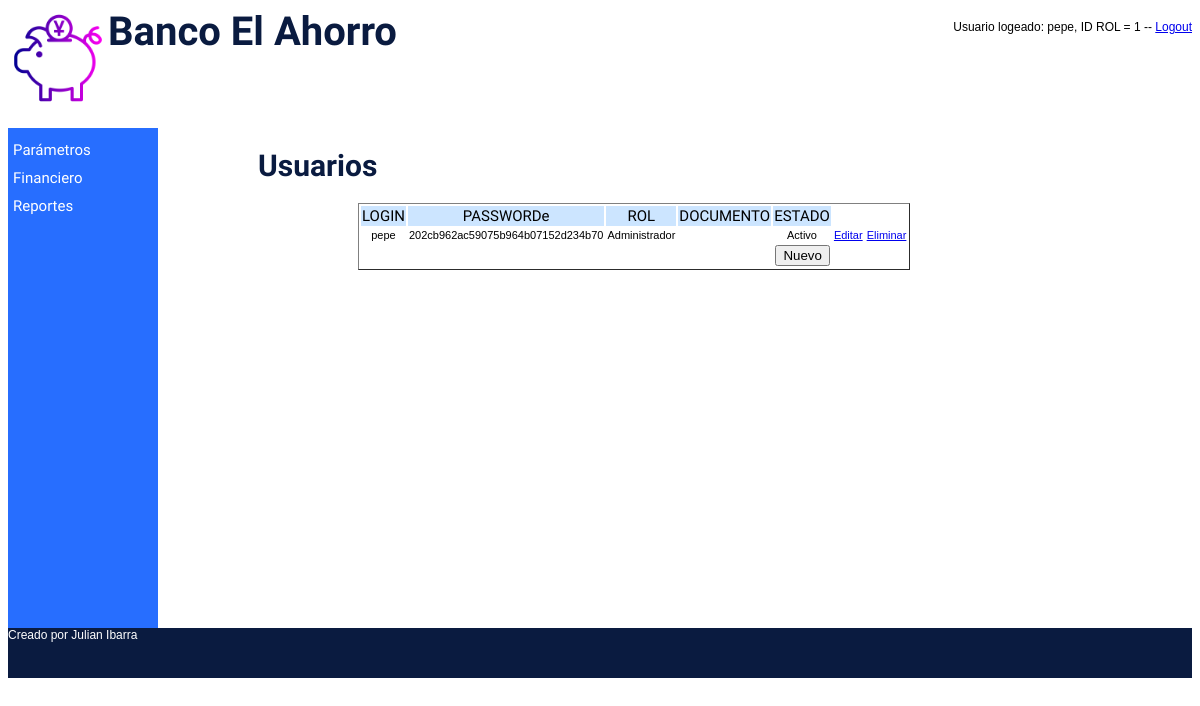
Page /index.php?sel=U1 (signed in) on the earlier database version.
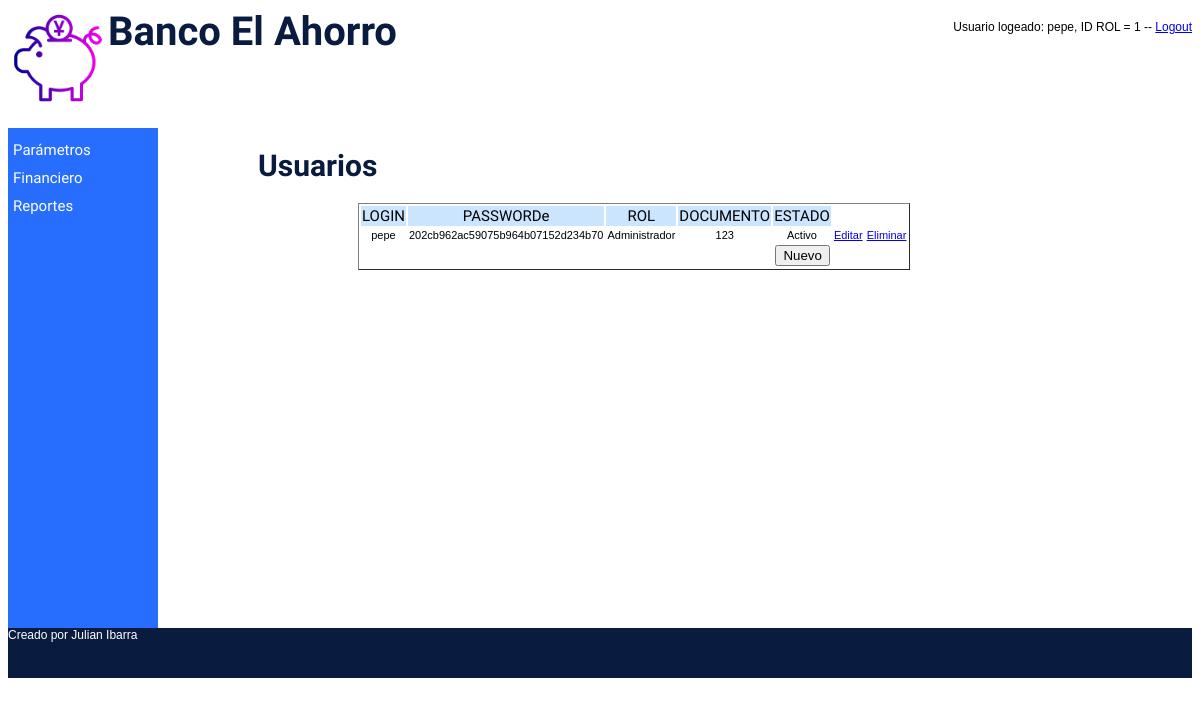
Same page on the later database version.
### tables this page shows
CREATE TABLE usuario (
login varchar(50) PRIMARY KEY NOT NULL,
pwd varchar(50) NOT NULL,
estado varchar(2) NOT NULL,
id_rol int(2) NOT NULL,
documento int(15)
);

CREATE TABLE rol(
id_rol int(2) PRIMARY KEY NOT NULL,
tipo varchar(2)
);

### lib/config.php (called while the page is built)
<?php
    $CFG_HOST = "localhost";
    $CFG_USER = "root";
    $CFG_DBPWD = "root";
    $CFG_DBASE = "banco";
?>

### lib/usuario.php (called while the page is built, shortened)
<?php
class Usuario {
    var $estado;
    var $con;
    function Usuario( ) {
        $this->estado="";
        $this->con = new MySql();
    }
    function getEstado( ) {
        return $this->estado;
    }
   function consultar($login) {
      $this->login = $login;
      $this->con->conectarse();
      $this->con->sql = "SELECT * FROM usuario WHERE login='".$this->login."'";
      $this->con->consultar();
      if ($this->con->numReg > 0) {
         $this->estado = mysql_result($this->con->rtaSql,0,"estado");
      }
      $this->con->desconectarse();
   }
  function listar( ) {
      $this->con->conectarse();
      $this->con->sql = "SELECT login, pwd, id_rol, estado, documento ".
                "FROM usuario";
      $this->con->consultar();
      $this->lista = $this->con->rtaSql;
      $this->con->desconectarse();
   }
}
?>

### lib/mysql_lib.php (called while the page is built, shortened)
<?php
class Mysql {
 var $sql;
 function Mysql () {
    $this->sql = "";
    }
 function consultar() {
    $this->rtaSql = mysql_query($this->sql);
    }
}
?>

### lib/rol.php (called while the page is built, shortened)
<?php
class Rol {
    var $tipo;
    var $con;
    function Rol( ) {
        $this->tipo="";
        $this->con = new MySql();
    }
    function getTipo( ) {
        return $this->tipo;
    }
   function consultarTipo($id_rol) {
      $this->id_rol = $id_rol;
      $this->con->conectarse();
      $this->con->sql = "SELECT * FROM rol WHERE id_rol=".$this->id_rol."";
      $this->con->consultar();
      if ($this->con->numReg > 0) {
        $this->tipo = mysql_result($this->con->rtaSql,0,"tipo");
      }
      $this->con->desconectarse();
   }
}
?>

### usuario/usuario_listar.php (the view, shortened to what this page needs)
<!DOCTYPE html>
<html lang="es">
<head>
	<link rel="stylesheet" type="text/css" href="estilos.css">
</head>
<body>
    <h1>Usuarios</h1>
	<form name="index" action="index.php?sel=U2">
        <table border="1" class="tabla">
            <tr class="titulo">
            <td>LOGIN</td><td>PASSWORDe</td><td>ROL</td><td>DOCUMENTO</td><td>ESTADO</td>
            </tr>
            <?php
                include("lib/config.php");
                include("lib/mysql_lib.php");
                include("lib/usuario.php");
                include("lib/rol.php");
                $u = new Usuario();
                $u->listar();
                $result = $u->lista;
                $r = new Rol();
                while ($row = mysql_fetch_array($result)) {
                    $r->consultarTipo($row['id_rol']);
                    $tipo = $r->getTipo();
                    $rol = "";
                    $u->consultar($row['login']);
                    $estado = $u->getEstado();
                    $esta ="";
                    switch ($tipo) {
                        case 'A':
                            $rol="Administrador";
                            break;
                    }
                    switch ($estado) {
                        case 'A':
                            $esta = "Activo";
                            break;
                    }
                    print "<tr>";
                    print "<td>".$row['login']."</td>";
                    print "<td>".$row['pwd']."</td>";
                    print "<td>".$rol."</td>";
                    print "<td>".$row['documento']."</td>";
                    print "<td>".$esta."</td>";
                    print "<td><a href='index.php?sel=U5&"."login=".$row['login']."'>Editar</a></td>";
                    print "<td><a href='index.php?sel=U4&"."login=".$row['login']."'>Eliminar</a></td>";
                    print "</tr>";
                }
            ?>
            <tr><td colspan="5"><input name="btnInsertar" type="button" class="botonNuevo" onclick="javascript:window.location='index.php?sel=U2';" value="Nuevo"></td></tr>
        </table>
        </form>
</body>
</html>

Differences in the rows shown:
changed usuario "pepe": documento (not shown) → "123"
